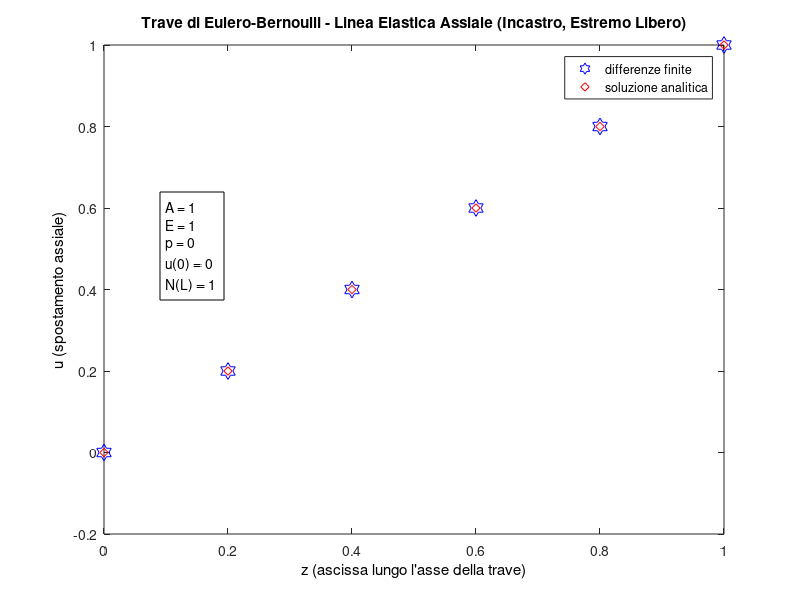

Here is the MATLAB script that generated this plot:
% Questo codice risolve il problema di una trave di Eulero-Bernoulli
% modellata con l'equazione della Linea Elastica, studiata nella
% sua componente assiale, risolta numericamente alle Differenze Finite
% in Avanti. Le proprieta' meccaniche, geometriche e di carico assiale distribuito
% possono facilmente essere fatte variare lungo l'asse della trave
% modificando i valori dei vettori 'E', 'A', 'p'. Le condizioni di vincolo
% possono anch'esse essere variate operando opportunamente sulla matrice
% K_ghost e sul vettore dei termini noti 'b_ghost'.
%
% Sviluppato da:
% contact.tutorisland [at] gmail [dot] com
%
% Spiegazioni di dettaglio:
% https://www.youtube.com/playlist?list=PLtHxIAAvyZZ7gcP2gChzLwAwvaLVe_Vgk
%
% Iscriviti a "Tutor Island" su YouTube:
% https://www.youtube.com/channel/UCKkzN06obaHk8mt3iBTp6qw?sub_confirmation=1

clear all;
close all;

% griglia
z_min = 0;
z_max = 1;
L = z_max - z_min;
z = linspace(z_min, z_max, 6);
h = z(2) - z(1); % spaziatura (costante) tra i punti della griglia
% considero 2 punti 'fantasma' al termine dell'asta
g1 = z(end) + h; % ghost point 1
g2 = g1 + h; % ghost point 2
z_ghost = [z g1 g2];
n = size(z, 2); % numero di punti del dominio effettivo
n_ghost = n + 2;

% impostazione delle caratteristiche meccaniche, geometriche e di carico lungo l'asse della trave
E_const = 1.;
A_const = 1.;
p_const = 0.;
% nota: e' necessario specificare caratteristiche meccaniche, geometriche e di carico distribuito anche oltre il dominio dell'asta,
%       per via dei punti fantasma. Ipotizzo E ed A pari al valore nell'ultimo punto del dominio discreto dell'asta,
%       ed il valore nullo per il carico assiale distribuito.
E = zeros(1, n_ghost); % definisco le dimensioni del vettore E
E(1:n) = E_const;      % assegno i valori per le componenti del vettore E da 1 ad n
E(n+1:n+2) = E(n);     % assegno i valori per le ultime 2 componenti del vettore E, corrispondenti ai punti fantasma
A = zeros(1, n_ghost);
A(1:n) = A_const;
A(n+1:n+2) = A_const;
p = zeros(1, n_ghost);
p(1:n) = p_const;
p(n+1 : n+2) = 0.;
N = 1.; % forza assiale all'estremo destro, pari ad 1

% la diagonale principale della matrice
K_diag = zeros(1, n+2);
for id = 1 : n % le ultime 2 righe della matrice non vengono settate, dunque restano pari a 0, per ora
    K_diag(id) = ( (E(id) - E(id+1))*A(id) )  +  ( E(id)*(A(id)-A(id+1)) )  +  ( E(id)*A(id) );
end

% la diagonale superiore a quella principale
K_super = zeros(1, n+1);
for id = 1 : n % l'ultima riga della matrice non viene settata, dunque resta pari a 0, per ora
    K_super(id) = ( (E(id+1) - E(id))*A(id) )  +  ( E(id)*(A(id+1) - A(id)) )  -  ( 2.0*E(id)*A(id) );
end

% la diagonale sopra la diagonale sopra la diagonale principale
K_super_super = zeros(1, n);
K_super_super = E(1:n).*A(1:n);

% costruisco la matrice globale
K_ghost = zeros(n+2); % ( n+2 x n+2 )
K1 = diag(K_diag, 0);  % TODO T.I. spiegare come funziona 'diag' ( crea una matrice diagonale ( n+2 x n+2 ) )
K2 = diag(K_super, 1);
K3 = diag(K_super_super, 2);
% ricorda di MOLTIPLICARE K per 1/h^2 (v. sketch con la spiegazione)!!!!!
% (nota: K_ghost ha le ultime 2 righe nulle, perche' tali sono rimaste dalla sua inizializzazione,
%        dunque moltiplicare per 1/h^2 non modifica tali righe, sulle quali poi andro' ad impostare
%        le condizioni ausiliarie)
K_ghost = ( 1.0/(h^2) ) .* (K1 + K2 + K3);  % TODO T.I. spiegare il  '.*'

b_ghost = zeros(1,n_ghost);
b_ghost(1:n) = p(1:n);

% la sottomatrice 2x2 nell'angolo in basso a destra di K_ghost e gli ultimi 2 elementi di b_ghost li lascio per le condizioni ausiliarie
% imposto le condizioni ausiliarie (c.a.):
% in z = 0 : u(0) = 0
K_ghost(n+1,1) = 1; % uso la riga n+1 per la prima c.a., colonna 1, perche' sto moltiplicando per u_1
b_ghost(n+1) = 0;
% in z = L : u'(L) = N / (E(L)*A(L))
% uso la riga n+2 per la seconda c.a. (in MATLAB e' possibile assegnare direttamente sottomatrici),
% colonne n, n+1 (cioe' moltiplico per u_n e per u_(n+1) )
K_ghost(n+2,n:n+1) = (E(n)*A(n)).*[-1 1]./h;
b_ghost(n+2) = N; % nota: MATLAB e' case-sensitive: 'n' != 'N'

% calcolo gli spostamenti soluzione
u_ghost = K_ghost \ b_ghost'; % attenzione al vettore colonna!

u = u_ghost(1:n); % non considera i 2 punti 'fantasma'
% plot per le soluzioni
ff = figure(1);
p1h = plot(z, u, 'hb'); % plot soluzione numerica
set(p1h, 'markersize', 12) % imposto una dimensione maggiore dei marker della soluzione numerica per renderli piu' visibili

% test - soluzione in caso di:
% - mensola
% - forza assiale unitaria applicata al bordo libero
% - carico assiale distribuito nullo
% - E = const; A = const
u_atteso = ( N .* z ) ./ ( E_const .* A_const );
hold on;
plot(z, u_atteso, 'dr'); % plot soluzione analitica

% aggiungo i dettagli del plot
title('Trave di Eulero-Bernoulli - Linea Elastica Assiale (Incastro, Estremo Libero)');
set(get(gca, 'XLabel'), 'String', 'z (ascissa lungo l''asse della trave)');
set(get(gca, 'YLabel'), 'String', 'u (spostamento assiale)');
legend('differenze finite', 'soluzione analitica');
% specifico i dettagli meccanici, geometrici e di carico in un box a parte
% TODO sprintf to string, al posto di inserire A = 1, etc. hard-coded
dettagli = {'  A = 1', '  E = 1', '  p = 0', '  u(0) = 0', '  N(L) = 1'}; % questo e' un cell array: mi permette di andare a capo nel testo del box
dim = [0.2 0.5 0.08 0.18]; % x0, y0, width, height del box annotazioni
% annotation('textbox', dim, 'String', dettagli, 'FitBoxToText', 'on');
% ha = annotation('textbox', dim, 'String', dettagli, 'backgroundcolor', [0.9, 0.8, 0.4], 'FitBoxToText', 'off');
ha = annotation('textbox', dim, 'String', dettagli, 'FitBoxToText', 'off');
set(ha, 'HorizontAlalignment', 'left', 'VerticalAlignment', 'middle');

% salvo il plot su file
print('eb_axial', '-dpng')